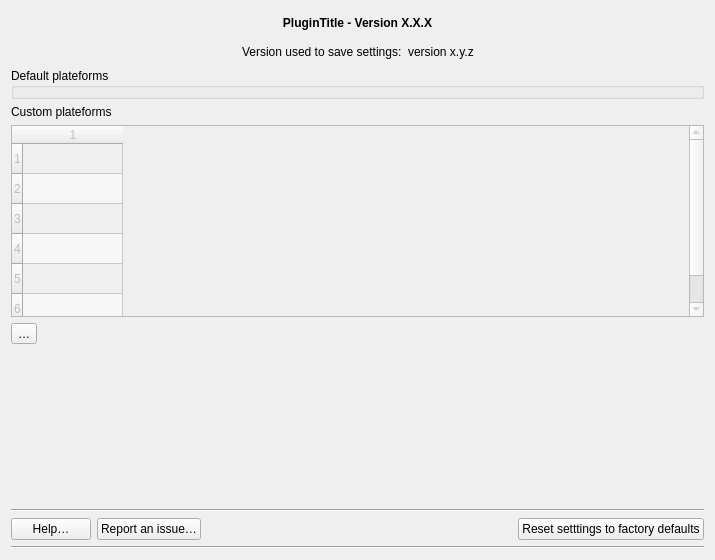
<?xml version="1.0" encoding="UTF-8"?>
<ui version="4.0">
 <class>Form</class>
 <widget class="QWidget" name="Form">
  <property name="geometry">
   <rect>
    <x>0</x>
    <y>0</y>
    <width>715</width>
    <height>560</height>
   </rect>
  </property>
  <property name="windowTitle">
   <string>Form</string>
  </property>
  <property name="locale">
   <locale language="English" country="UnitedStates"/>
  </property>
  <layout class="QVBoxLayout" name="verticalLayout">
   <item>
    <widget class="QLabel" name="lbl_title">
     <property name="minimumSize">
      <size>
       <width>0</width>
       <height>25</height>
      </size>
     </property>
     <property name="maximumSize">
      <size>
       <width>16777215</width>
       <height>30</height>
      </size>
     </property>
     <property name="font">
      <font>
       <weight>75</weight>
       <bold>true</bold>
      </font>
     </property>
     <property name="locale">
      <locale language="English" country="UnitedStates"/>
     </property>
     <property name="text">
      <string notr="true">&lt;html&gt;&lt;head/&gt;&lt;body&gt;&lt;p align=&quot;center&quot;&gt;&lt;span style=&quot; font-weight:600;&quot;&gt;PluginTitle - Version X.X.X&lt;/span&gt;&lt;/p&gt;&lt;/body&gt;&lt;/html&gt;</string>
     </property>
     <property name="scaledContents">
      <bool>true</bool>
     </property>
     <property name="alignment">
      <set>Qt::AlignCenter</set>
     </property>
     <property name="wordWrap">
      <bool>true</bool>
     </property>
     <property name="openExternalLinks">
      <bool>false</bool>
     </property>
     <property name="textInteractionFlags">
      <set>Qt::TextSelectableByMouse</set>
     </property>
    </widget>
   </item>
   <item>
    <layout class="QHBoxLayout" name="version_used_layout">
     <item>
      <spacer name="sp_horizontal_header_left">
       <property name="orientation">
        <enum>Qt::Horizontal</enum>
       </property>
       <property name="sizeHint" stdset="0">
        <size>
         <width>40</width>
         <height>20</height>
        </size>
       </property>
      </spacer>
     </item>
     <item>
      <widget class="QLabel" name="lbl_version_saved">
       <property name="locale">
        <locale language="English" country="UnitedStates"/>
       </property>
       <property name="text">
        <string>Version used to save settings:</string>
       </property>
      </widget>
     </item>
     <item>
      <widget class="QLabel" name="lbl_version_saved_value">
       <property name="text">
        <string>version x.y.z</string>
       </property>
      </widget>
     </item>
     <item>
      <spacer name="sp_horizontal_header_right">
       <property name="orientation">
        <enum>Qt::Horizontal</enum>
       </property>
       <property name="sizeHint" stdset="0">
        <size>
         <width>40</width>
         <height>20</height>
        </size>
       </property>
      </spacer>
     </item>
    </layout>
   </item>
   <item>
    <widget class="QGroupBox" name="groupBox_stock">
     <property name="title">
      <string>Default plateforms</string>
     </property>
     <property name="flat">
      <bool>false</bool>
     </property>
    </widget>
   </item>
   <item>
    <widget class="QLabel" name="lbl_custom_platforms">
     <property name="text">
      <string>Custom plateforms</string>
     </property>
    </widget>
   </item>
   <item>
    <widget class="QTableWidget" name="tbl_platforms_list">
     <property name="enabled">
      <bool>false</bool>
     </property>
     <property name="lineWidth">
      <number>1</number>
     </property>
     <property name="midLineWidth">
      <number>-4</number>
     </property>
     <property name="sizeAdjustPolicy">
      <enum>QAbstractScrollArea::AdjustIgnored</enum>
     </property>
     <property name="alternatingRowColors">
      <bool>true</bool>
     </property>
     <property name="rowCount">
      <number>6</number>
     </property>
     <property name="columnCount">
      <number>1</number>
     </property>
     <row/>
     <row/>
     <row/>
     <row/>
     <row/>
     <row/>
     <column/>
    </widget>
   </item>
   <item>
    <widget class="QToolButton" name="btn_add_platform">
     <property name="text">
      <string notr="true" extracomment="Add row">…</string>
     </property>
    </widget>
   </item>
   <item>
    <spacer name="sp_vertical_spacer">
     <property name="orientation">
      <enum>Qt::Vertical</enum>
     </property>
     <property name="sizeHint" stdset="0">
      <size>
       <width>20</width>
       <height>40</height>
      </size>
     </property>
    </spacer>
   </item>
   <item>
    <widget class="Line" name="ln_horizontal_line_1">
     <property name="orientation">
      <enum>Qt::Horizontal</enum>
     </property>
    </widget>
   </item>
   <item>
    <layout class="QHBoxLayout" name="misc_layout">
     <item>
      <widget class="QPushButton" name="btn_help">
       <property name="enabled">
        <bool>true</bool>
       </property>
       <property name="locale">
        <locale language="English" country="UnitedStates"/>
       </property>
       <property name="text">
        <string>Help…</string>
       </property>
      </widget>
     </item>
     <item>
      <widget class="QPushButton" name="btn_report">
       <property name="enabled">
        <bool>true</bool>
       </property>
       <property name="locale">
        <locale language="English" country="UnitedStates"/>
       </property>
       <property name="text">
        <string>Report an issue…</string>
       </property>
      </widget>
     </item>
     <item>
      <spacer name="sp_horizontal_button_bar">
       <property name="orientation">
        <enum>Qt::Horizontal</enum>
       </property>
       <property name="sizeHint" stdset="0">
        <size>
         <width>40</width>
         <height>20</height>
        </size>
       </property>
      </spacer>
     </item>
     <item>
      <widget class="QPushButton" name="btn_reset">
       <property name="enabled">
        <bool>true</bool>
       </property>
       <property name="autoFillBackground">
        <bool>true</bool>
       </property>
       <property name="text">
        <string>Reset setttings to factory defaults</string>
       </property>
      </widget>
     </item>
    </layout>
   </item>
   <item>
    <widget class="Line" name="ln_horizontal_line_2">
     <property name="orientation">
      <enum>Qt::Horizontal</enum>
     </property>
    </widget>
   </item>
  </layout>
 </widget>
 <resources/>
 <connections/>
</ui>
